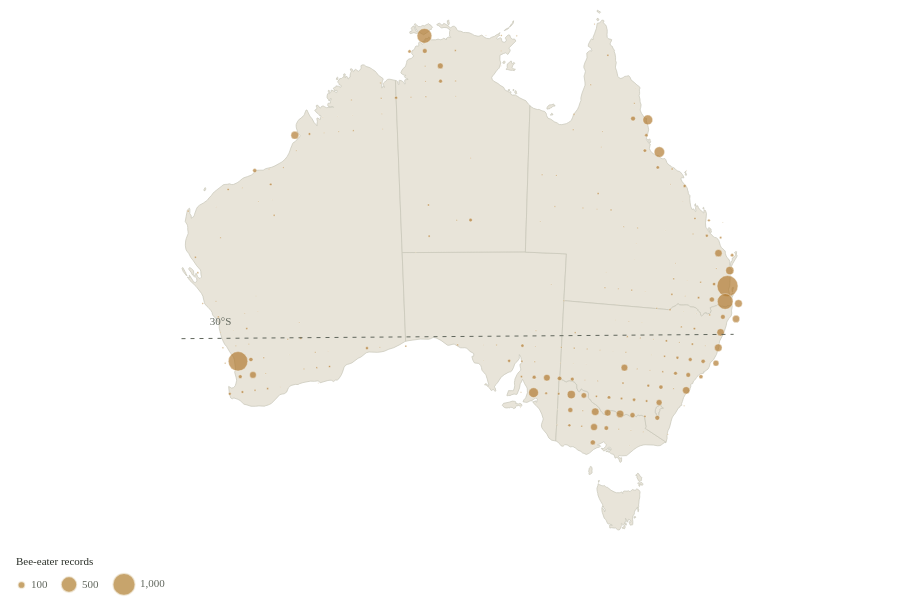

Express this chart as Vega-Lite.
### Vega-Lite specification from a JSON file in a GitHub repository (floating-point values rounded to 4 significant figures; data arrays with more than 128 entries replaced by an {"elided": "..."} marker saying what was removed)
{"$schema": "https://vega.github.io/schema/vega-lite/v5.json", "width": 904, "height": 520, "padding": 8, "config": {"background": "transparent", "font": "Bricolage Grotesque", "view": {"stroke": null}, "axis": {"labelFont": "Bricolage Grotesque", "titleFont": "Bricolage Grotesque", "labelFontSize": 12, "titleFontSize": 12, "titleFontWeight": 500, "labelColor": "#60665c", "titleColor": "#292e27", "domain": false, "ticks": false, "gridColor": "#e0dccf", "gridOpacity": 0.75, "labelPadding": 8, "titlePadding": 14}, "legend": {"labelFont": "Bricolage Grotesque", "titleFont": "Bricolage Grotesque", "labelFontSize": 11, "titleFontSize": 11, "titleFontWeight": 500, "labelColor": "#60665c", "titleColor": "#292e27", "gradientThickness": 9, "gradientLength": 130, "padding": 8}, "title": {"font": "Bricolage Grotesque", "color": "#292e27", "fontSize": 15, "fontWeight": 500, "anchor": "start"}}, "description": "Proportional-symbol map of rainbow bee-eater records aggregated to rounded one-degree locations, selectable by season. Bubble area, not radius, represents count. The size scale stays fixed between seasons.", "params": [{"name": "season", "value": "Summer"}], "projection": {"type": "conicEqualArea", "parallels": [-18, -36], "rotate": [-134, 0, 0], "center": [0, -28]}, "layer": [{"data": {"values": [{"type": "Feature", "properties": {"name": "Western Australia", "code": "WA"}, "geometry": {"type": "MultiPolygon", "coordinates": {"elided": "5 rows, 876 float values in total"}}}, {"type": "Feature", "properties": {"name": "Northern Territory", "code": "NT"}, "geometry": {"type": "MultiPolygon", "coordinates": {"elided": "11 rows, 718 float values in total"}}}, {"type": "Feature", "properties": {"name": "South Australia", "code": "SA"}, "geometry": {"type": "MultiPolygon", "coordinates": {"elided": "2 rows, 390 float values in total"}}}, {"type": "Feature", "properties": {"name": "Queensland", "code": "QLD"}, "geometry": {"type": "MultiPolygon", "coordinates": {"elided": "15 rows, 862 float values in total"}}}, {"type": "Feature", "properties": {"name": "Tasmania", "code": "TAS"}, "geometry": {"type": "MultiPolygon", "coordinates": {"elided": "9 rows, 528 float values in total"}}}, {"type": "Feature", "properties": {"name": "Victoria", "code": "VIC"}, "geometry": {"type": "MultiPolygon", "coordinates": {"elided": "3 rows, 390 float values in total"}}}, {"type": "Feature", "properties": {"name": "Australian Capital Territory", "code": "ACT"}, "geometry": {"type": "Polygon", "coordinates": [[[149.4, -35.33], [149.4, -35.36], [149.3, -35.35], [149.2, -35.38], [149.1, -35.44], [149.1, -35.51], [149.1, -35.58], [149.1, -35.61], [149.1, -35.83], [149.1, -35.91], [148.9, -35.89], [148.9, -35.82], [148.9, -35.74], [148.9, -35.75], [148.8, -35.71], [148.8, -35.64], [148.8, -35.49], [148.8, -35.31], [149.1, -35.15], [149.2, -35.18], [149.2, -35.22], [149.3, -35.27], [149.4, -35.33]]]}}, {"type": "Feature", "properties": {"name": "New South Wales", "code": "NSW"}, "geometry": {"type": "Polygon", "coordinates": {"elided": "2 rows, 482 float values in total"}}}]}, "mark": {"type": "geoshape", "fill": "#e8e4d9", "stroke": "#c7c6b8", "strokeWidth": 0.7}}, {"data": {"values": {"elided": "1120 records"}}, "transform": [{"filter": "datum.season===season"}], "mark": {"type": "circle", "opacity": 0.68, "stroke": "#f8f5ec", "strokeWidth": 0.6}, "encoding": {"longitude": {"field": "longitude", "type": "quantitative"}, "latitude": {"field": "latitude", "type": "quantitative"}, "size": {"field": "count", "type": "quantitative", "scale": {"domain": [0, 1387], "range": [0, 700]}, "legend": {"title": "Bee-eater records", "orient": "bottom", "values": [100, 500, 1000], "symbolFillColor": "#ad7926"}}, "color": {"field": "season", "type": "nominal", "scale": {"domain": ["Summer", "Autumn", "Winter", "Spring"], "range": ["#b0782c", "#8c5a86", "#557784", "#58723e"]}, "legend": null}, "tooltip": [{"field": "season", "title": "Season"}, {"field": "count", "title": "Bee-eater records", "format": ","}, {"field": "latitude", "title": "Rounded latitude"}, {"field": "longitude", "title": "Rounded longitude"}]}}, {"data": {"values": [{"longitude": 112, "latitude": -30}, {"longitude": 154, "latitude": -30}]}, "mark": {"type": "line", "strokeDash": [4, 5], "color": "#60665c", "strokeWidth": 1}, "encoding": {"longitude": {"field": "longitude", "type": "quantitative"}, "latitude": {"field": "latitude", "type": "quantitative"}}}, {"data": {"values": [{"longitude": 115, "latitude": -30, "name": "30°S"}]}, "mark": {"type": "text", "dy": -10, "color": "#60665c", "fontSize": 11}, "encoding": {"longitude": {"field": "longitude", "type": "quantitative"}, "latitude": {"field": "latitude", "type": "quantitative"}, "text": {"field": "name"}}}]}
